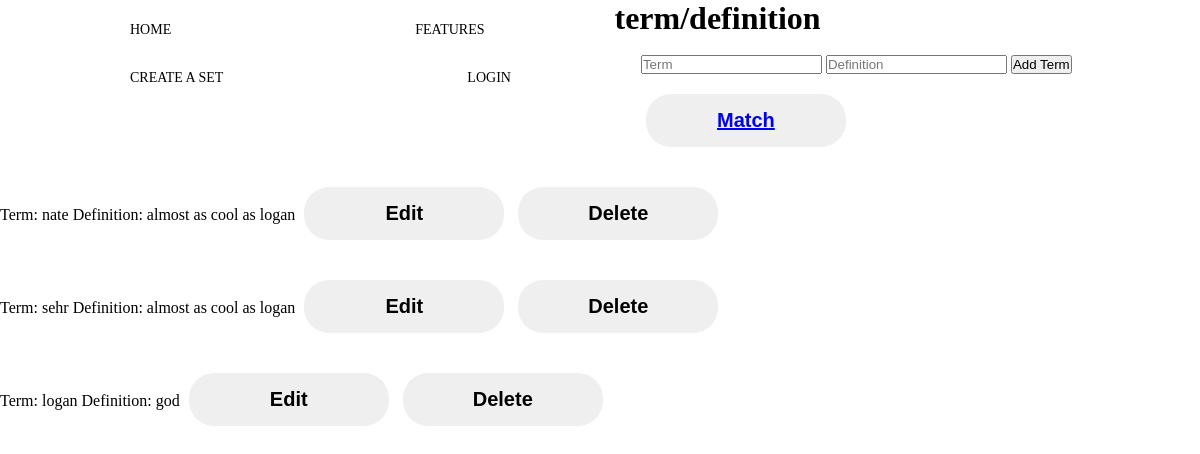
The page /sets/1 on the database as committed earlier.
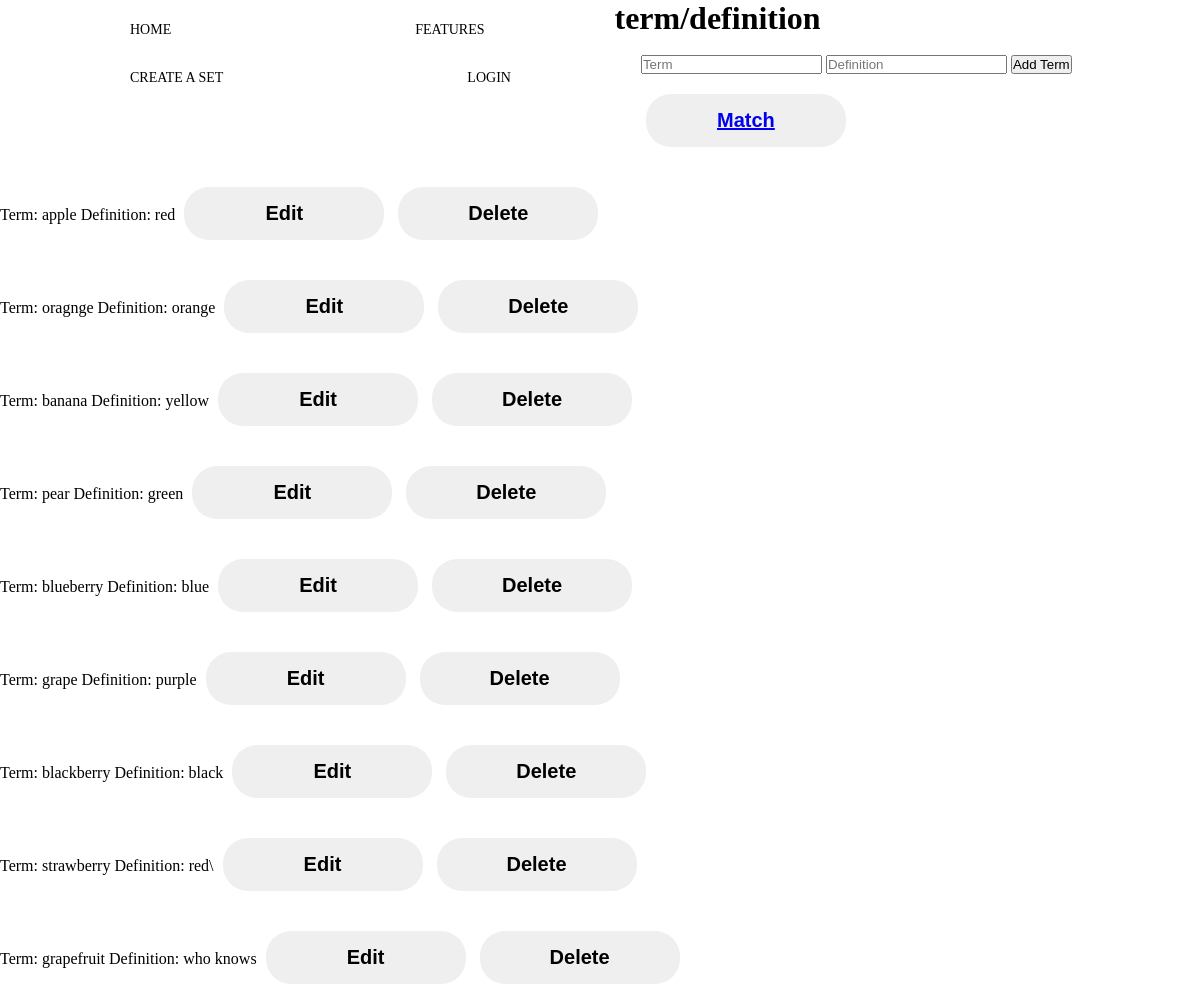
The same page on the database as committed later.
### app.py (models this page shows)
class Term(db.Model):
    id = db.Column(db.Integer, primary_key=True)
    term = db.Column(db.String(255), nullable=False)
    definition = db.Column(db.String(255), nullable=False)
    set_id = db.Column(db.Integer, db.ForeignKey('set.id'), nullable=False)

### app.py (the view)
@app.route('/sets/<int:set_id>', methods=['GET', 'POST'])
def specific_sets(set_id):
    if request.method == "POST":
        termForm = request.form['term']
        definitionForm = request.form['definition']
        set_data = Set.query.get_or_404(set_id)
        pair = Term(term=termForm, definition=definitionForm, set_id=set_id)
        try:
            db.session.add(pair)
            db.session.commit()
            return redirect(url_for('specific_sets', set_id=set_id))
        except Exception as e:
            print(f"Error: {e}")
            return "Oops! Something went wrong."
    else:
        set_data = Set.query.get_or_404(set_id)
        terms = Term.query.filter_by(set_id=set_id).all()
        return render_template('sets.html', set_data=set_data, terms=terms, set_id=set_id)

### templates/sets.html (shortened to what this page needs)
{% extends "base.html" %}
{% block content %}
<body>
    <div class="container">
        <h1>term/definition</h1>
        <br />
        <form action="{{ url_for('specific_sets', set_id=set_id)}}" METHOD="POST">
            <input type="text" placeholder="Term" name="term">
            <input type="text" placeholder="Definition" name="definition">
            <input type="submit" value="Add Term" class="button">
        </form>
        <button class="btn_game"><a href="{{ url_for('match', set_id=set_id)}}">Match</a></button>
        <br />
        {% for term in set_data.terms %}
        <p>
            Term: {{ term.term }} Definition: {{ term.definition }}
            <a href="{{ url_for('edit_pair', set_id=set_id, term_id=term.id)}}" class="button"><button>Edit</button></a>
            <a href="{{ url_for('delete_pair', set_id=set_id, term_id=term.id)}}" class="button"><button>Delete</button></a>
        </p>
        {% endfor %}
    </div>
</body>
{% endblock %}

### templates/base.html (shortened to what this page needs)
<!DOCTYPE html>
<html lang="en">
<head>
        <link rel="stylesheet" href= "../static/css/navbardesgin.css">
</head>
<nav>
    <u1 class = "primary-nav">
            <li class = "current"><a href="{{ url_for('home')}}">Home</a></li>
            <li><a href = "{{ url_for('features')}}">Features</a></li>
</nav>
<nav>
        <u1 class = "primary-nav1">
          <li><a href = "{{ url_for('create_set')}}">Create A Set</a></li>
         <li><a href = "{{ url_for('login')}}">Login</a></li>
        </u1>
</nav>
{% block content %}
{% endblock %}
</html>

### static/css/navbardesgin.css (style rules this page uses)
.container { width: 100%; margin: 50 auto; }
nav { float: left; justify-content: space-between; padding: 10px; }
nav li { display: inline-block; margin-left: 10; padding-top: 10px; position: center; }
nav a { color: rgb(0, 0, 0); text-decoration: none; text-transform: uppercase; font-size: 14px; border-radius: 40px; background: #ffffff; justify-content: space-between; padding: 10px; width: 200px; height: 150px; margin: 50px 110px; }
button { width: 200px; padding: 15px; margin: 20px 5px; text-align: center; border-radius: 25px; color: black; border: 2px; font-size: 20px; cursor: pointer; font-weight: 600; }
* { margin: 0; padding: 0; }

Rows that differ between the two databases and show on the page:
removed Term: term "nate", definition "almost as cool as logan"
removed Term: term "sehr", definition "almost as cool as logan"
removed Term: term "logan", definition "god"
added Term: term "apple", definition "red"
added Term: term "oragnge", definition "orange"
added Term: term "banana", definition "yellow"
added Term: term "pear", definition "green"
added Term: term "blueberry", definition "blue"
added Term: term "grape", definition "purple"
now on this page (row edited): Term: term "blackberry", definition "black"
now on this page (row edited): Term: term "strawberry", definition "red\\"
added Term: term "grapefruit", definition "who knows"
